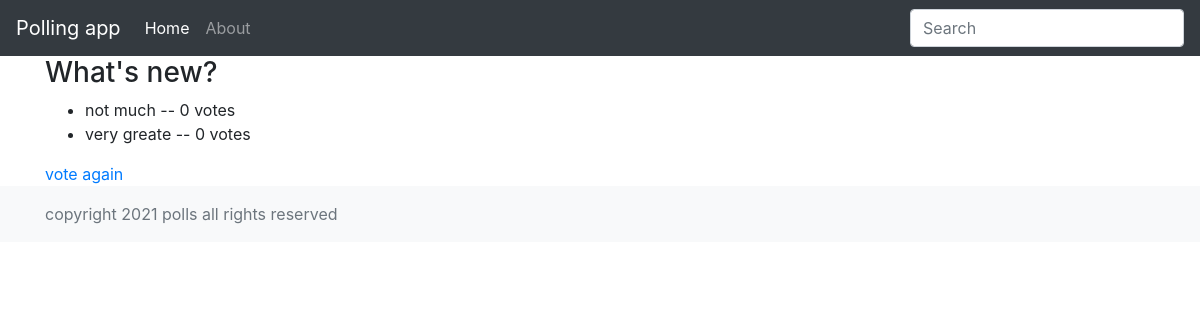
The app's page /polls/1/results/, older data.
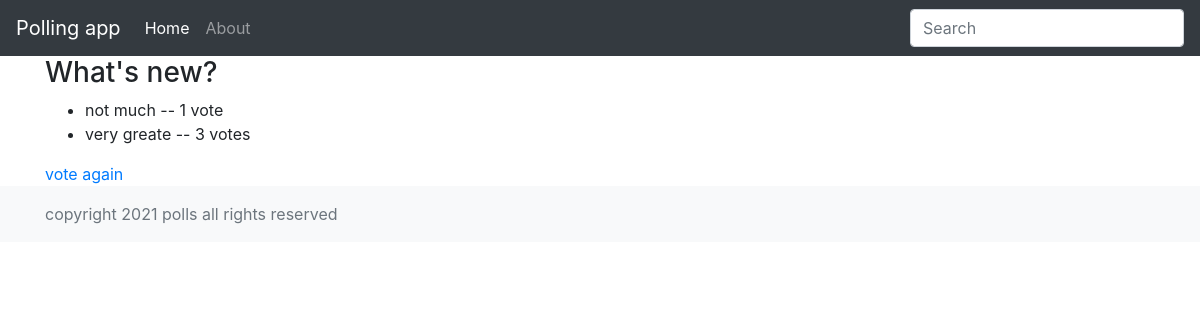
The same page, newer data.
### polls/models.py (models this page shows, shortened)
class Choice(models.Model):
	question = models.ForeignKey(Question, on_delete=models.CASCADE)
	choice_text = models.CharField(max_length = 200)
	votes = models.IntegerField(default = 0)

### polls/views.py (the view)
# urls.py: path('<int:pk>/results/', views.ResultsView.as_view(), name = 'results'),
class ResultsView(generic.DetailView):
	model = Question
	template_name = 'polls/results.html'

### polls/templates/polls/results.html
{% extends "polls/extends/main.html" %}
{% block content %}
	<h3>{{ question.question_text }}</h3>
	<ul>
		{% for choice in question.choice_set.all %}
			<li>{{ choice.choice_text }} -- {{ choice.votes }} vote{{ choice.votes|pluralize }}</li>
		{% endfor %}
	</ul>
	<a href="{% url 'polls:detail' question.id %}">vote again</a>
{% endblock %}

Row changes from the older to the newer data that the page shows:
changed Choice "not much": votes "0" → "1"
changed Choice "very greate": votes "0" → "3"
